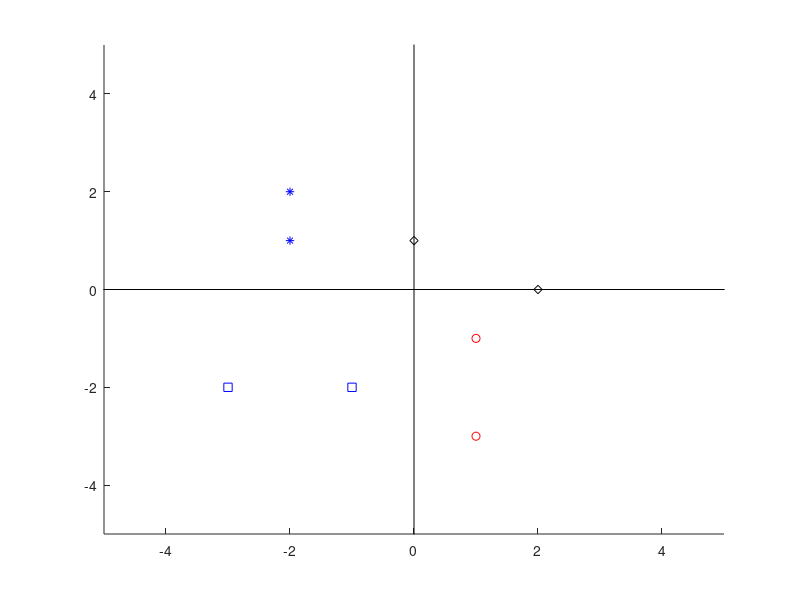

Recreate this plot in MATLAB.
clc
clear all
close all
P=[-3,-1,1,1,2,0,-2,-2;-2,-2,-1,-3,0,1,1,2];
[NE,NP]=size(P);
T=[0,0,1,1,1,1,0,0,;0,0,0,0,1,1,1,1];



hold on
for i=1:NP
    if T(:,i)==[0;0]
        plot(P(1,i),P(2,i),'bs')
    elseif T(:,i)==[1;0]
        plot(P(1,i),P(2,i),'ro')
    elseif T(:,i)==[1;1]
        plot(P(1,i),P(2,i),'dk')
    else
        plot(P(1,i),P(2,i),'b*')
    end
end
plot([-100 100],[0 0],'k')
plot([0 0],[-100 100],'k')
axis([-5 5 -5 5])
